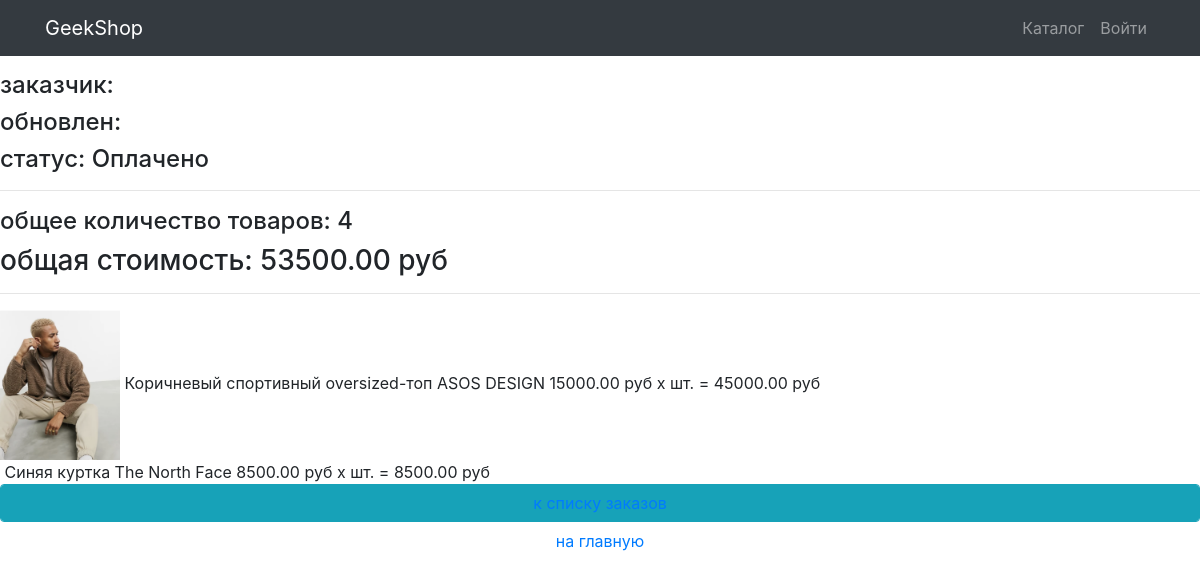
Page /orders/read/1/ on the committed database.
### ordersapp/models.py (models this page shows, shortened)
class Order(models.Model):
    FORMING = 'FM'
    SEND_TO_PROCEED = 'STP'
    PAID = 'PD'
    PROCEED = 'PRD'
    READY = 'RDY'
    CANCEL = 'CNC'
    ORDER_CHOICES = (
        (FORMING, 'Формирование'),
        (SEND_TO_PROCEED, 'Отправлено в обработку'),
        (PAID, 'Оплачено'),
        (PROCEED, 'Обрабатывается'),
        (READY, 'Готов к выдаче'),
        (CANCEL, 'Отмена'),
    )
    user = models.ForeignKey(settings.AUTH_USER_MODEL,
                             on_delete=models.CASCADE
                             )
    create_at = models.DateTimeField(verbose_name='created_at',
                                     auto_now_add=True
                                     )
    update_at = models.DateTimeField(verbose_name='update_at',
                                     auto_now=True
                                     )
    status = models.CharField(verbose_name='status',
                              max_length=3,
                              default=FORMING,
                              choices=ORDER_CHOICES
                              )
    is_active = models.BooleanField(verbose_name='active', default=True)
    def get_total_qty(self):
        items = self.orderitems.select_related()
        return sum(list(map(lambda x: x.quantity, items)))
    def get_total_cost(self):
        items = self.orderitems.select_related()
        return sum(list(map(lambda x: x.get_total_qty(), items)))

class OrderItem(models.Model):
    order = models.ForeignKey(
        Order, related_name='orderitems', on_delete=models.CASCADE)
    products = models.ForeignKey(
        Product, verbose_name='product', on_delete=models.CASCADE)
    quantity = models.PositiveBigIntegerField(
        verbose_name='quantity', default=0)
    def get_total_qty(self):
        return self.products.price * self.quantity

### productsapp/models.py (models this page shows, shortened)
class Product(models.Model):
    name = models.CharField(max_length=256)
    image = models.ImageField(upload_to='product_images', blank=True)
    description = models.TextField(blank=True, null=True)
    price = models.DecimalField(max_digits=8, decimal_places=2, default=0)
    quantity = models.PositiveIntegerField(default=0)
    category = models.ForeignKey(ProductCategory, on_delete=models.CASCADE)

### ordersapp/views.py (the view)
# urls.py: path('read/<int:pk>/', OrderDetail.as_view(), name='read'),
class OrderDetail(DetailView):
    model = Order
    def get_context_data(self, **kwargs):
        context = super(OrderDetail, self).get_context_data(**kwargs)
        context['title'] = 'заказ/просмотр'
        return context

### ordersapp/templates/ordersapp/order_detail.html (shortened to what this page needs)
{% extends "products/base.html" %}
{% load static %}
{% block content %}
   {% include 'ordersapp/includes/inc_order_summary.html' %}
   <div class="basket_list">
       {% for item in object.orderitems.select_related %}
           <div class="basket_record">
               <img src="{{ item.products.image.url }}" style="height:150px"
                    alt="{{ item.products.short_desc }}">
               <span class="product_name">{{ item.products.name }}</span>
               <span class="product_price">
                   {{ item.products.price }}&nbspруб
               </span>
               <span class="product_quantitiy">
                   x {{ item.qty }} шт.
               </span>
               <span class="product_cost">
                    = {{ item.get_total_qty }}&nbspруб
               </span>
           </div>
       {% endfor %}
   </div>
   {% include 'ordersapp/includes/inc_order_actions.html' %}
{% endblock %}

### ordersapp/templates/ordersapp/includes/inc_order_summary.html (shortened to what this page needs)
{% if object %}
<div class="h2">Заказ №{{ object.pk }} от {{ object.created|date:"Y-m-d H:i:s" }}</div>
<div class="h4">заказчик: {{ user.last_name }} {{ user.first_name }} </div>
<div class="h4">обновлен: {{ object.updated|date:"Y-m-d H:i:s" }}</div>
<div class="h4">cтатус: {{ object.get_status_display }}</div>
<hr>
<div class="h4">
    общее количество товаров: <span class="order_total_quantity">{{ object.get_total_qty }}</span>
</div>
<div class="h3">
    общая стоимость: <span class="order_total_cost">{{ object.get_total_cost }}</span> руб
</div>
{% endif %}
<hr>

### rows in the picture
Order: status "Оплачено", get_total_qty "4", get_total_cost "53500.00"
OrderItem: products.image (picture), products.name "Коричневый спортивный oversized-топ ASOS DESIGN", products.price "15000.00", get_total_qty "45000.00"
OrderItem: products.name "Синяя куртка The North Face", products.price "8500.00", get_total_qty "8500.00"
